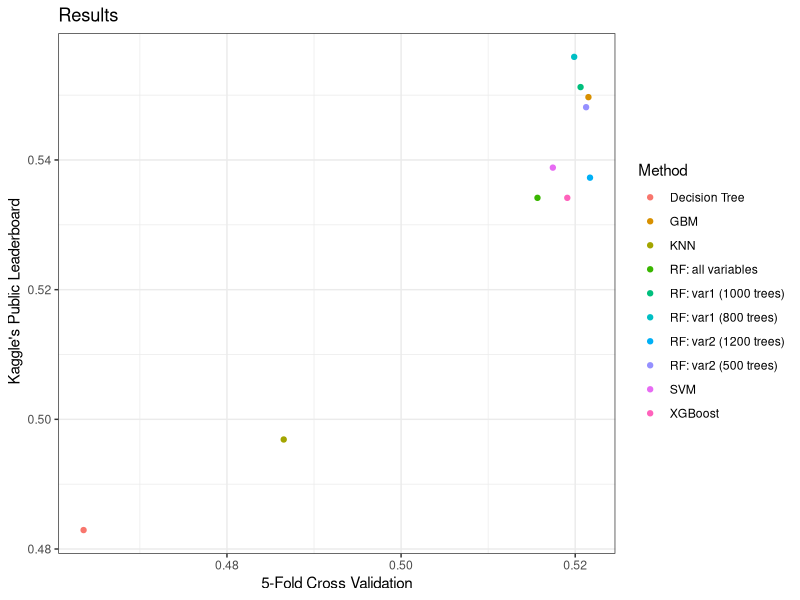

Here is the R script that generated this plot:
## ---- chunk 1

library(ggplot2)

## ---- chunk 2

Method <- c("RF: all variables","RF: var1 (800 trees)","RF: var1 (1000 trees)","RF: var2 (500 trees)","RF: var2 (1200 trees)", "XGBoost",  "Decision Tree", "GBM", "KNN", "SVM" )
CV     <- c(0.5156653, 0.519882, 0.5206152, 0.52125, 0.5217,  0.51909,  0.4635335, 0.521518, 0.48652, 0.51743)
Kaggle <- c(0.53416, 0.55590, 0.55124, 0.54814, 0.53727, 0.53416, 0.48292, 0.54969, 0.49689, 0.53882)


df <- data.frame(Method= Method, CV = CV, Kaggle = Kaggle)


ggplot(df, aes(x = CV, y = Kaggle, color = Method)) + 
  geom_point() +
  ggtitle("Results")  + 
  xlab("5-Fold Cross Validation") + 
  ylab(" Kaggle's Public Leaderboard") + 
  theme_bw()


